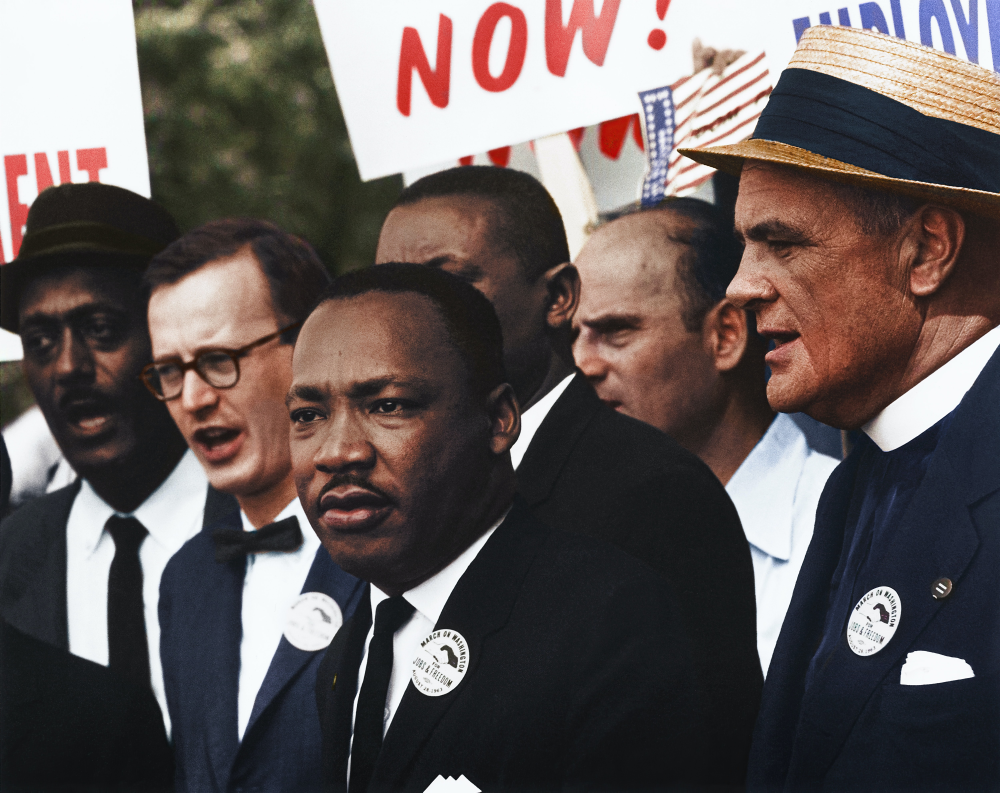
#> input picture image 1.jpg, 5000 x 3963 px (shown at 1/5 size)
$ jupyter execute --allow-errors 'Image Processing with OpenCV.ipynb'
#> lines starting #> are read from the running program, lines starting #| are printed output that depends on the picture
# Introduction

The history of image processing dates back to the 1960s with people doing research at Bell Technologies, Jet Propulsion Laboratory, Massachusetts Institute of Technology, University of Maryland, and a few other research facilities. In 1966 English molecular biologist Aaron Klug at the University of Cambridge formulated a method for digital image processing of two-dimensional images. In this article we will learn the basics of image processing with OpenCv. We shall assume that you know the basics of Python and have already installed it on your computer.

To install opencv write the following command:

#> (a cell that did not finish here is left out)

After the installation is done we need to import the CV2 module in our project. If you get no errors then you are good to go.

[cell 2]
import cv2

# Read the Image

We will use the imread() method to read the image.The syntax is: cv2.imread(path, flag). There are three types of flags. The first is cv2.IMREAD_COLOR which species that the image should be read in color and any transparency is neglected. Instead of writing the whole word you can just use the number 1. The second is cv2.IMREAD_GRAYSCALE which can be replaced by 0 and specifies that the image loaded should be in gray scale. The third one is cv2.IMREAD_UNCHANGED whose alternative is -1. It specifies to load an image as it is including its alpha channel. An alpha channel is essentially the component in color that defines opacity by determining how a pixel is rendere when blended with another. If you do not set up a flag the default is 1.

Store the image read in a variable to be able to access it easily. The variable is now a matrix. You can view it by printing the variable. If the image is not found or the format is invalid it will return an empty matrix.

[cell 3]
img = cv2.imread("image 1.jpg")
#> img is the input picture: shape (3963, 5000, 3); mean B, G, R 88.9, 90.2, 99.3
print (img)
#> (printed output is left out)

To view the image we will use imshow(). On the waitkey you enter the waiting time in milliseconds you need the image to show before it disappears. If you use 0, you will need to end the image display manually.

[cell 4]
cv2.imshow('My Image', img)

cv2.waitKey(0)

# Crop Image

We will now learn how to crop an image. First we find the dimensions of the image. This helps know the height and width of the image so as we fit the dimensions of the new image within a range. You will see that with the use of a variable we do not need to keep reading the image again to perform a new action.

[cell 5]
print(img.shape)
#| (3963, 5000, 3)

The three digits represent the height, width and channels respectively. Do notte that if the image was in grayscale, the tuple returned would contain only the number of rows and columns. The cropping is performed in the form of slicing. The cropping starts from a position x,y to another position h,w. This is the syntax: croppedImage = img[startRow:endRow, startCol:endCol]

[cell 6]
y=1000
x=1000
h=2000
w=2000

img_cropped = img[x:w, y:h]
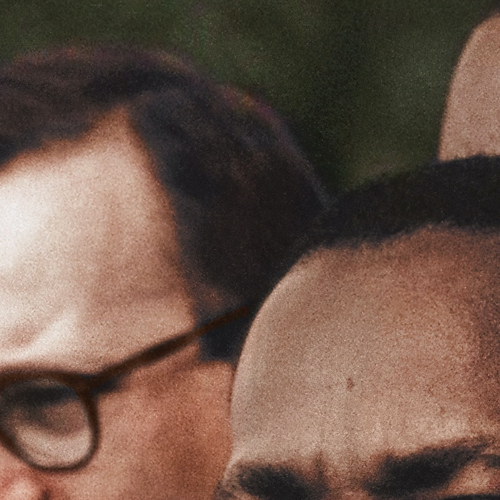
#> img_cropped: shape (1000, 1000, 3) (shown at 1/2 size); mean B, G, R 72.9, 85.1, 108.1

cv2.imshow('Cropped Image', img_cropped)

cv2.waitKey(0)

# Resize Image

We shall use the function cv2.resize(). In the example we are going to give we will not pay attention to aspect ratio but just randomly change the height and width. It is possible to change height only or width only.

The syntax is as follows: cv2.resize(src, d[, dst[, fx[, fy[, interpolation]]]]). The first two arguments are required. This is what they represent:
'src' shows the path to the image
'd' stands for the desired size or dimensions
'fx' shows scale factor on the horizontal axis
'fy' shows scale factor on the y axis
'interpolation' is used for image decimation

(Could be INTER_NEAREST – a nearest-neighbor interpolation, INTER_LINEAR – a bilinear interpolation (used by default), INTER_AREA – resampling using pixel area relation, INTER_CUBIC – a bicubic interpolation over 4×4 pixel neighborhood, INTER_LANCZOS4 – a Lanczos interpolation over 8×8 pixel neighborhood.)

[cell 7]
width = 3000
height = 2000
d = (width, height)

img_resized = cv2.resize(img, d, interpolation = cv2.INTER_AREA)
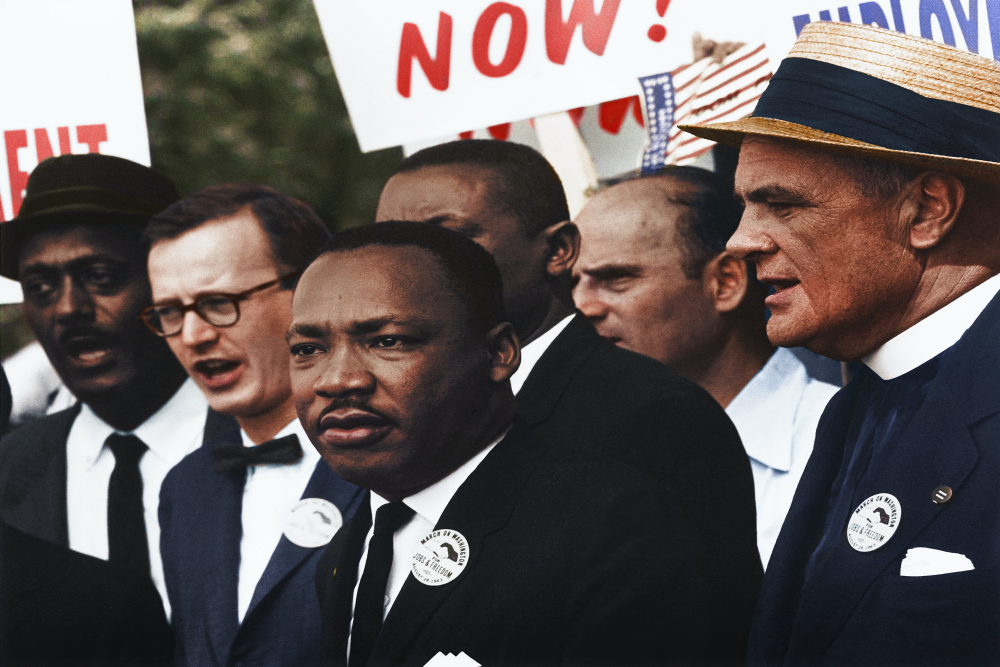
#> img_resized: shape (2000, 3000, 3) (shown at 1/3 size); mean B, G, R 88.9, 90.2, 99.3

cv2.imshow('Resized Image', img_resized)

cv2.waitKey(0)

# Make Image Blurry

You have to note though that too much noise reduction will end up with a plastic like image that is far worse than an image that is a little grainy. Contarry to popular opinion actually, noise isn't always so bad. A lot of photographers documenting something like war use noise to add some bit of character.

There are many ways of blurring an image. The default one is called averaging and the method used takes in the image source and kernel size as parameters. There are other types of blurring like gaussian blurring, bilateral filtering, and median blurring which we won't dive into at the moment.

[cell 8]
img_averaging = cv2.blur(img,(100,100))
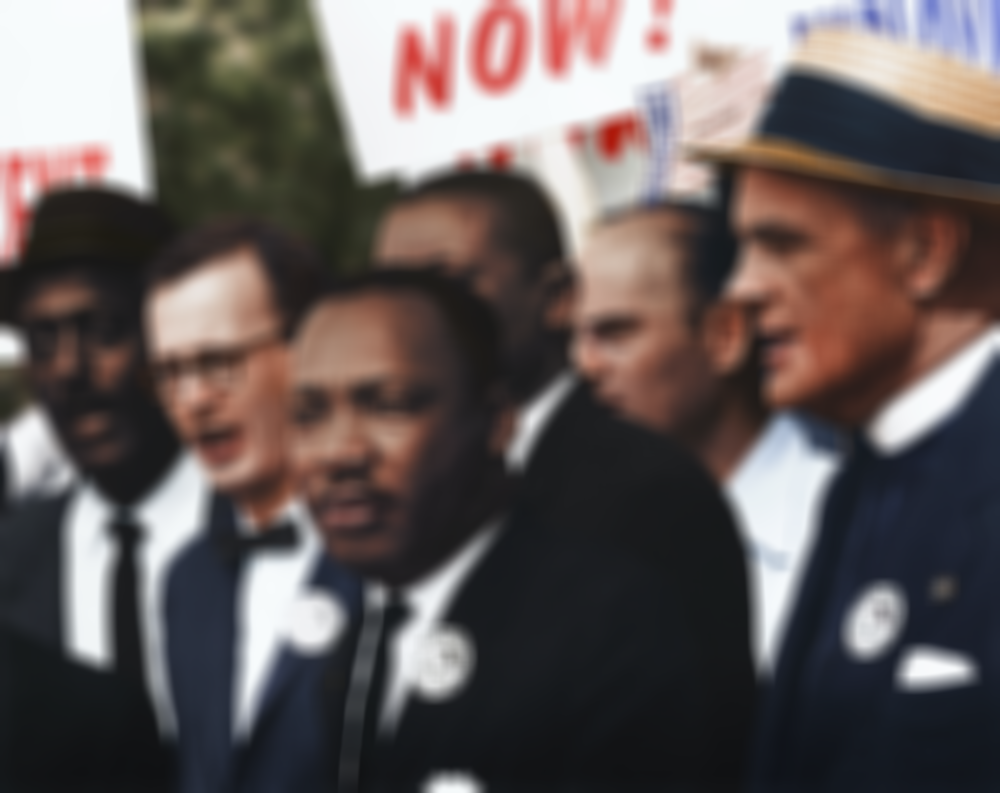
#> img_averaging: shape (3963, 5000, 3) (shown at 1/5 size); mean B, G, R 89, 90.3, 99.3

cv2.imshow('Resized Image', img_averaging)

cv2.waitKey(0)

# Reduce Noise from Image

Sometimes you may have an image that is grainy and not so clear. We can use openCV to help reduce noise on the image.  Let us see how to remove noise for when the need arises.

In applications like image segmentation, image classification, image regisstration and many others, denoising plays a big role. It helps remove unwanted and unavoidable noise. The main types of noise are salt and pepper and gaussian. We will perform an implementation of Non-local Means Denoising algorithm.

In OpenCV there are four variations of this technique:
1. cv.fastNlMeansDenoising() - works with a single grayscale images
2. cv.fastNlMeansDenoisingColored() - works with a color image.
3. cv.fastNlMeansDenoisingMulti() - works with image sequence captured in short period of time (grayscale images)
4. cv.fastNlMeansDenoisingColoredMulti() - same as above, but for color images.

This is how the method is defined:
 cv2.fastNlMeansDenoisingColored(src[, dst[, h[, hColor[, templateWindowSize[, searchWindowSize]]]]])

We shall explain the parameters.
'src' -image we seek to denoise
'dst' -defines output image with the same size and type as what we have in src
'h' -determines filter strength. The higher it is the more noise can be removed but on the downside the more detail that can be removed from the image
'hColor' -same as h but for color components only
'templateWindowSize' -size of template patch used to compute weights that is written in odd numbers
'searchWindowSize' -also an odd number, used to compute average of given pixel

[cell 9]
img2 = cv2.imread("image 2.jpg")
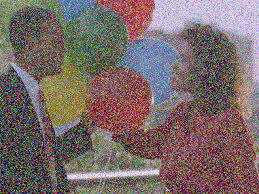
#> input picture image 2.jpg, 259 x 194 px
#> img2 is the input picture: shape (194, 259, 3); mean B, G, R 104.9, 106.1, 121.2
dst = cv2.fastNlMeansDenoisingColored(img2,None,10,10,7,21)
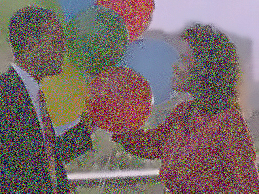
#> dst: shape (194, 259, 3); mean B, G, R 104.5, 105.6, 120.9

cv2.imshow('Denoised Image', img2)

cv2.waitKey(0)
